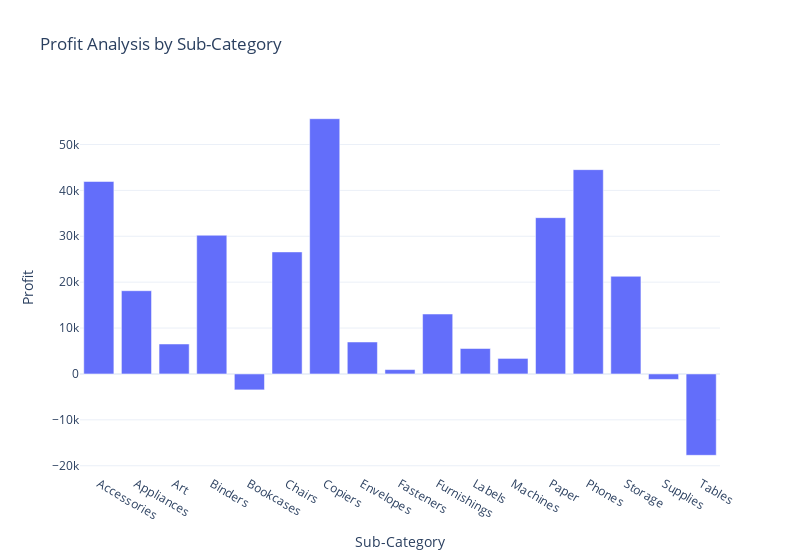

Write notebook code for a chart like this one.
### Code cell
# profit analysis by sub-category
profit_by_subcategory = data.groupby('Sub-Category')['Profit'].sum().reset_index()
fig = px.bar(profit_by_subcategory, x='Sub-Category', 
             y='Profit', 
             title='Profit Analysis by Sub-Category', 
             width=800)
fig.show()

### Figure 1 — Plotly figure (JSON) as saved in the notebook; plotly's stock layout.template omitted (floating-point values rounded to 4 significant figures)
{"data": [{"alignmentgroup": "True", "hovertemplate": "Sub-Category=%{x}<br>Profit=%{y}<extra></extra>", "legendgroup": "", "marker": {"color": "#636efa", "pattern": {"shape": ""}}, "name": "", "offsetgroup": "", "orientation": "v", "showlegend": false, "textposition": "auto", "type": "bar", "x": ["Accessories", "Appliances", "Art", "Binders", "Bookcases", "Chairs", "Copiers", "Envelopes", "Fasteners", "Furnishings", "Labels", "Machines", "Paper", "Phones", "Storage", "Supplies", "Tables"], "xaxis": "x", "y": [41940.0, 18140.0, 6528.0, 30220.0, -3473.0, 26590.0, 55620.0, 6964.0, 949.5, 13060.0, 5546.0, 3385.0, 34050.0, 44520.0, 21280.0, -1189.0, -17730.0], "yaxis": "y"}], "layout": {"barmode": "relative", "legend": {"tracegroupgap": 0}, "title": {"text": "Profit Analysis by Sub-Category"}, "width": 800, "xaxis": {"anchor": "y", "domain": [0, 1], "title": {"text": "Sub-Category"}}, "yaxis": {"anchor": "x", "domain": [0, 1], "title": {"text": "Profit"}}}}
